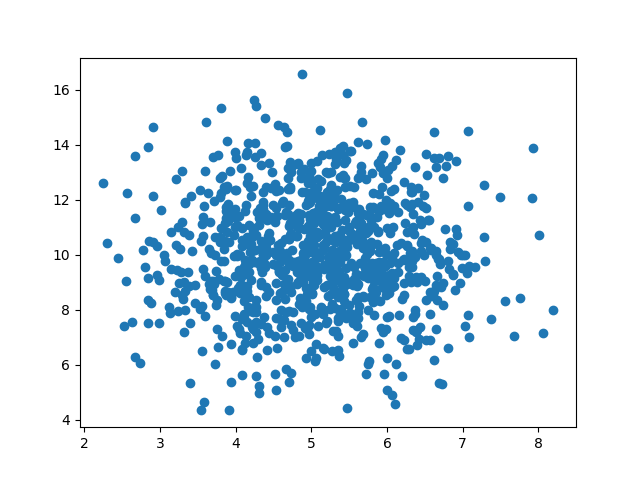

The Python source for this figure:
import matplotlib.pyplot as plt
import numpy as np


x = np.random.normal(5.0, 1.0, 1000)
y = np.random.normal(10.0, 2.0, 1000)
plt.scatter(x, y)

plt.savefig("scatter_plot_normal.png")